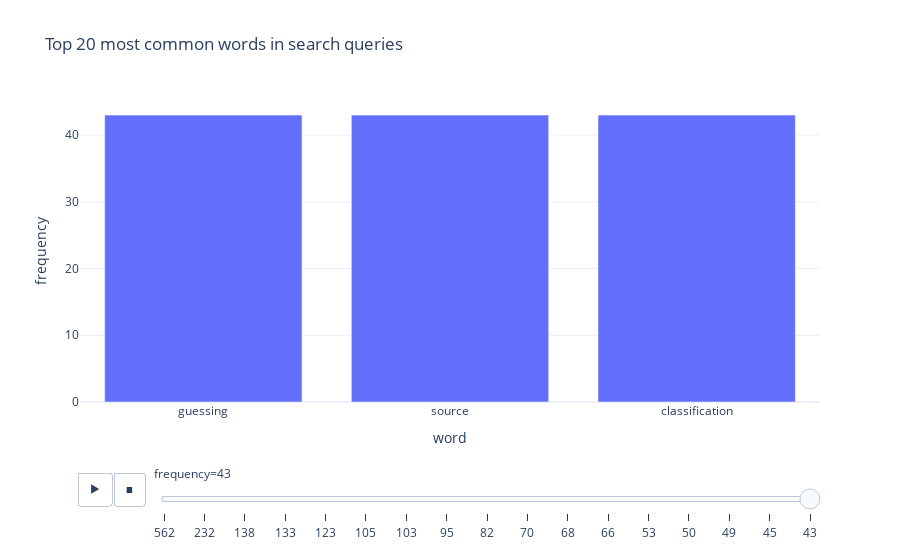

Notebook code for this chart:
### Code cell
# plotting the word frequencies
fig = px.bar(word_freq_df,x = 'word',y = 'frequency',title = 'Top 20 most common words in search queries',animation_frame='frequency')
fig.show()

### Figure 1 — Plotly figure (JSON) as saved in the notebook; plotly's stock layout.template omitted (floating-point values rounded to 4 significant figures)
{"data": [{"alignmentgroup": "True", "hovertemplate": "frequency=%{y}<br>word=%{x}<extra></extra>", "legendgroup": "", "marker": {"color": "#636efa", "pattern": {"shape": ""}}, "name": "", "offsetgroup": "", "orientation": "v", "showlegend": false, "textposition": "auto", "type": "bar", "x": ["guessing", "source", "classification"], "xaxis": "x", "y": [43, 43, 43], "yaxis": "y"}], "layout": {"autosize": true, "barmode": "relative", "legend": {"tracegroupgap": 0}, "sliders": [{"active": 16, "currentvalue": {"prefix": "frequency="}, "len": 0.9, "pad": {"b": 10, "t": 60}, "steps": [{"args": [["562"], {"frame": {"duration": 0, "redraw": true}, "fromcurrent": true, "mode": "immediate", "transition": {"duration": 0, "easing": "linear"}}], "label": "562", "method": "animate"}, {"args": [["232"], {"frame": {"duration": 0, "redraw": true}, "fromcurrent": true, "mode": "immediate", "transition": {"duration": 0, "easing": "linear"}}], "label": "232", "method": "animate"}, {"args": [["138"], {"frame": {"duration": 0, "redraw": true}, "fromcurrent": true, "mode": "immediate", "transition": {"duration": 0, "easing": "linear"}}], "label": "138", "method": "animate"}, {"args": [["133"], {"frame": {"duration": 0, "redraw": true}, "fromcurrent": true, "mode": "immediate", "transition": {"duration": 0, "easing": "linear"}}], "label": "133", "method": "animate"}, {"args": [["123"], {"frame": {"duration": 0, "redraw": true}, "fromcurrent": true, "mode": "immediate", "transition": {"duration": 0, "easing": "linear"}}], "label": "123", "method": "animate"}, {"args": [["105"], {"frame": {"duration": 0, "redraw": true}, "fromcurrent": true, "mode": "immediate", "transition": {"duration": 0, "easing": "linear"}}], "label": "105", "method": "animate"}, {"args": [["103"], {"frame": {"duration": 0, "redraw": true}, "fromcurrent": true, "mode": "immediate", "transition": {"duration": 0, "easing": "linear"}}], "label": "103", "method": "animate"}, {"args": [["95"], {"frame": {"duration": 0, "redraw": true}, "fromcurrent": true, "mode": "immediate", "transition": {"duration": 0, "easing": "linear"}}], "label": "95", "method": "animate"}, {"args": [["82"], {"frame": {"duration": 0, "redraw": true}, "fromcurrent": true, "mode": "immediate", "transition": {"duration": 0, "easing": "linear"}}], "label": "82", "method": "animate"}, {"args": [["70"], {"frame": {"duration": 0, "redraw": true}, "fromcurrent": true, "mode": "immediate", "transition": {"duration": 0, "easing": "linear"}}], "label": "70", "method": "animate"}, {"args": [["68"], {"frame": {"duration": 0, "redraw": true}, "fromcurrent": true, "mode": "immediate", "transition": {"duration": 0, "easing": "linear"}}], "label": "68", "method": "animate"}, {"args": [["66"], {"frame": {"duration": 0, "redraw": true}, "fromcurrent": true, "mode": "immediate", "transition": {"duration": 0, "easing": "linear"}}], "label": "66", "method": "animate"}, {"args": [["53"], {"frame": {"duration": 0, "redraw": true}, "fromcurrent": true, "mode": "immediate", "transition": {"duration": 0, "easing": "linear"}}], "label": "53", "method": "animate"}, {"args": [["50"], {"frame": {"duration": 0, "redraw": true}, "fromcurrent": true, "mode": "immediate", "transition": {"duration": 0, "easing": "linear"}}], "label": "50", "method": "animate"}, {"args": [["49"], {"frame": {"duration": 0, "redraw": true}, "fromcurrent": true, "mode": "immediate", "transition": {"duration": 0, "easing": "linear"}}], "label": "49", "method": "animate"}, {"args": [["45"], {"frame": {"duration": 0, "redraw": true}, "fromcurrent": true, "mode": "immediate", "transition": {"duration": 0, "easing": "linear"}}], "label": "45", "method": "animate"}, {"args": [["43"], {"frame": {"duration": 0, "redraw": true}, "fromcurrent": true, "mode": "immediate", "transition": {"duration": 0, "easing": "linear"}}], "label": "43", "method": "animate"}], "x": 0.1, "xanchor": "left", "y": 0, "yanchor": "top"}], "title": {"text": "Top 20 most common words in search queries"}, "updatemenus": [{"active": 0, "buttons": [{"args": [null, {"frame": {"duration": 500, "redraw": true}, "fromcurrent": true, "mode": "immediate", "transition": {"duration": 500, "easing": "linear"}}], "label": "&#9654;", "method": "animate"}, {"args": [[null], {"frame": {"duration": 0, "redraw": true}, "fromcurrent": true, "mode": "immediate", "transition": {"duration": 0, "easing": "linear"}}], "label": "&#9724;", "method": "animate"}], "direction": "left", "pad": {"r": 10, "t": 70}, "showactive": false, "type": "buttons", "x": 0.1, "xanchor": "right", "y": 0, "yanchor": "top"}], "xaxis": {"anchor": "y", "autorange": true, "domain": [0, 1], "range": [-0.5, 0.5], "title": {"text": "word"}, "type": "category"}, "yaxis": {"anchor": "x", "autorange": true, "categoryarray": [43, 45, 49, 50, 53, 66, 68, 70, 82, 95, 103, 105, 123, 133, 138, 232, 562], "categoryorder": "array", "domain": [0, 1], "range": [0, 47.37], "title": {"text": "frequency"}, "type": "linear"}}}
